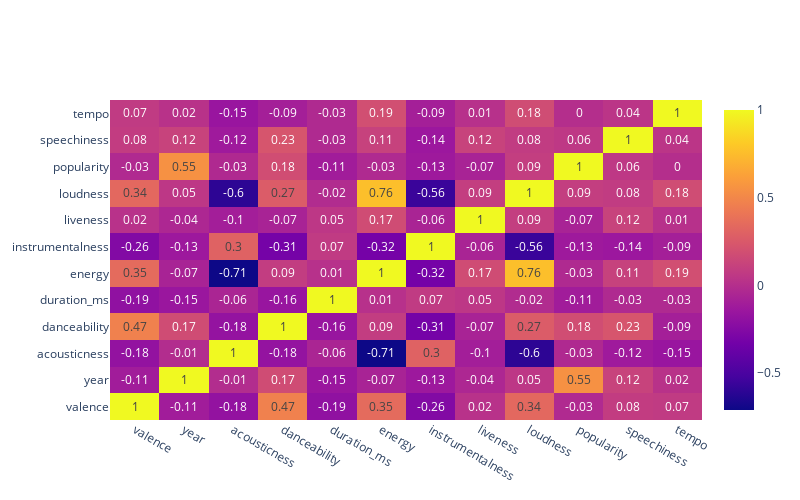

Notebook source saved alongside this figure:
### Code cell
fig3 = go.Figure(data = go.Heatmap(z = base_totais.corr(numeric_only = True), x = base_totais.corr(numeric_only = True).columns, y = base_totais.corr(numeric_only = True).index,
                                   text = base_totais.corr(numeric_only = True).values.round(2), 
                                   texttemplate="%{text}", 
                                   textfont={"size":12},
                                   hovertemplate='%{x}<br>%{y}<br>%{z}<extra></extra>'))
fig3.update_layout(height=500, width=800)
fig3.show()

### Figure 1 — Plotly figure (JSON) as saved in the notebook; plotly's stock layout.template omitted (floating-point values rounded to 4 significant figures; data arrays with more than 128 entries replaced by an {"elided": "..."} marker saying what was removed)
{"data": [{"hovertemplate": "%{x}<br>%{y}<br>%{z}<extra></extra>", "text": {"elided": "12x12 float values"}, "textfont": {"size": 12}, "texttemplate": "%{text}", "type": "heatmap", "x": ["valence", "year", "acousticness", "danceability", "duration_ms", "energy", "instrumentalness", "liveness", "loudness", "popularity", "speechiness", "tempo"], "y": ["valence", "year", "acousticness", "danceability", "duration_ms", "energy", "instrumentalness", "liveness", "loudness", "popularity", "speechiness", "tempo"], "z": {"elided": "12x12 float values"}}], "layout": {"height": 500, "width": 800}}
